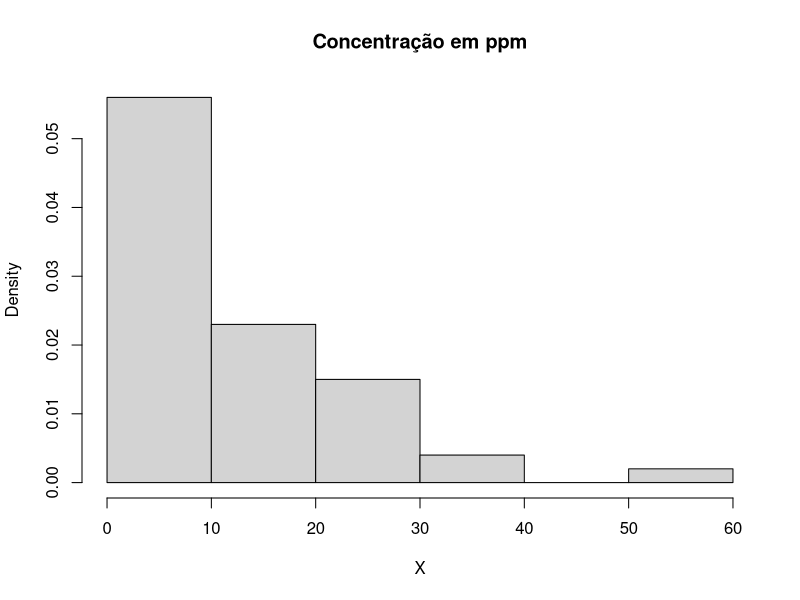
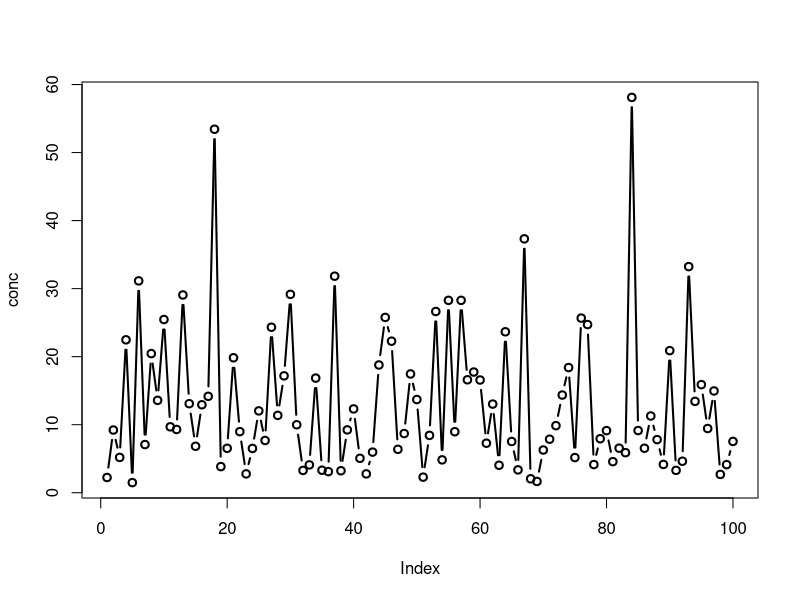
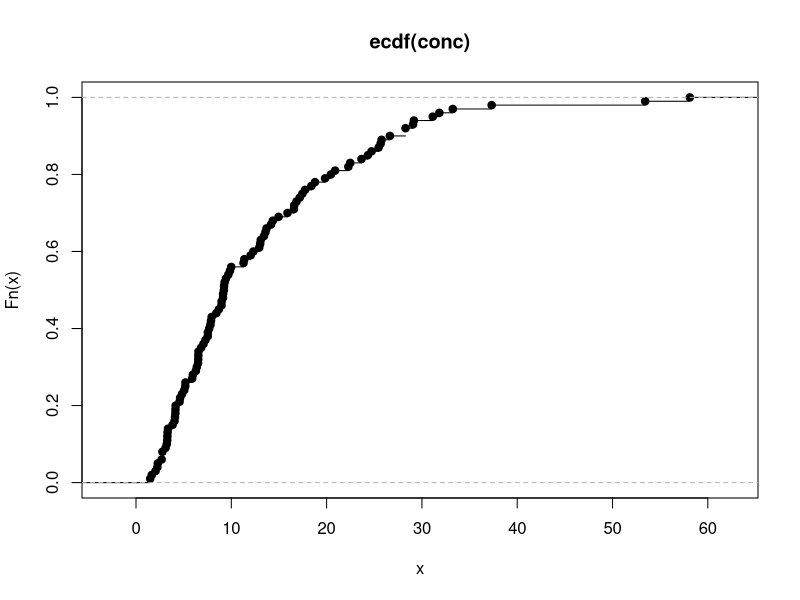
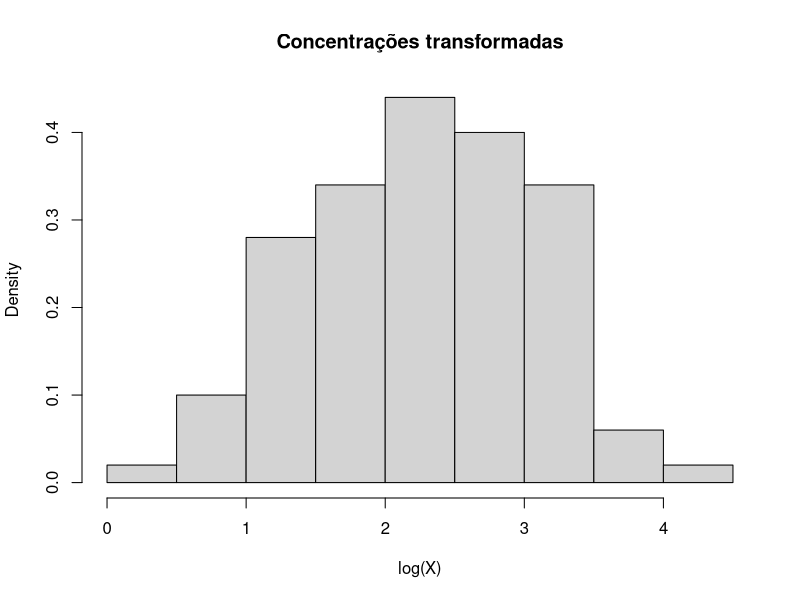
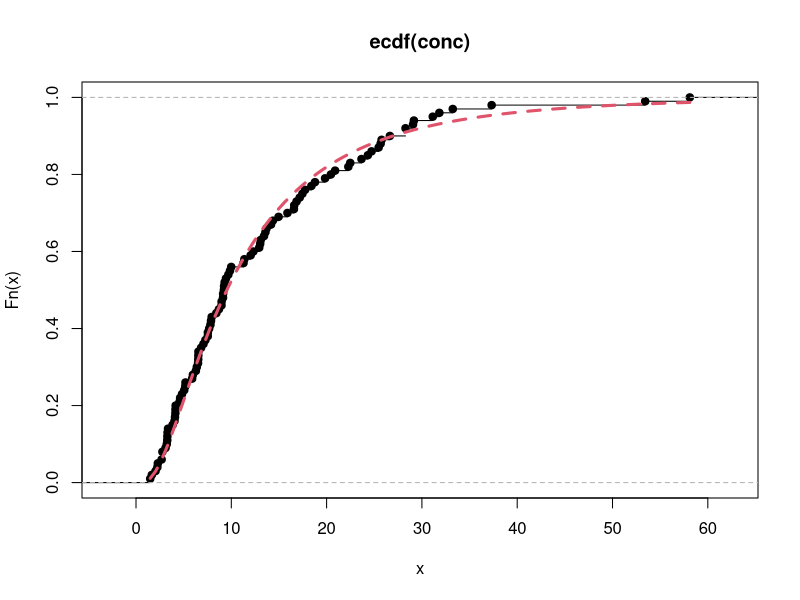

These figures' R source, in order:
## ---- chunk 1
conc <- read.csv("../data/chem.csv", header = FALSE)$V1
## ---- chunk 2
hist(conc, probability = TRUE,
     main = "Concentração em ppm",
     xlab = "X")
## ---- chunk 3
plot(conc, type = "b", lwd = 2)
## ---- chunk 4
summary(conc)
sd(conc)
## ---- chunk 5
## Ver exercícios ao final
med_app <- function(x, gamma = 0.95){
  ## Aproximação normal usando o método Delta.
  dens <- density(x)
  app.pdf <- approxfun(dens)
  med.hat <- median(x)
  n <- length(x)
  sd.approx <- 1/(4 * n * (app.pdf(med.hat))^2)
  pars <- c(med.hat, sqrt(sd.approx))
  return(
  c(med.hat, qnorm(p = c(1 - gamma, 1 + gamma)/2,
        mean = pars[1], sd = pars[2]))
  )
}
med_np <- function(x, gamma = 0.95){
  ## método não-paramétrico, baseado na binomial
  med.hat <- median(x)
  return(
    c(med.hat, sort(x)[qbinom(p = c(1 - gamma, 1 + gamma)/2, size = length(x), prob = 0.5)])
  )
}
## ---- chunk 6
Nivel <- 0.95
xbar <- mean(conc)
c(xbar, xbar + c(-1, 1) * qnorm(p = (1 + Nivel)/2) * sd(conc)/length(conc))
## ---- chunk 7
med_np(conc)
med_app(conc)
## ---- chunk 8
fda.empirica <- ecdf(conc)

plot(fda.empirica)
## ---- chunk 9
( P30.hat <- fda.empirica(30) )
## ---- chunk 10
P30.hat + c(-1, 1) * qnorm(p = (1 + Nivel)/2) * (P30.hat * (1-P30.hat))/length(conc) 
## ---- chunk 11
lg.conc <- log(conc)
hist(lg.conc, probability = TRUE,
     main = "Concentrações transformadas",
     xlab = "log(X)")

mu.hat <- mean(lg.conc)
sd.hat <- sd(lg.conc)

plot(fda.empirica)
curve(plnorm(x, meanlog = mu.hat, sdlog = sd.hat), min(conc), max(conc), lwd = 3, lty = 2, col = 2, add = TRUE)
## ---- chunk 12
amostra <- rnorm(100)
dens <- density(amostra)
app.pdf <- approxfun(dens)
